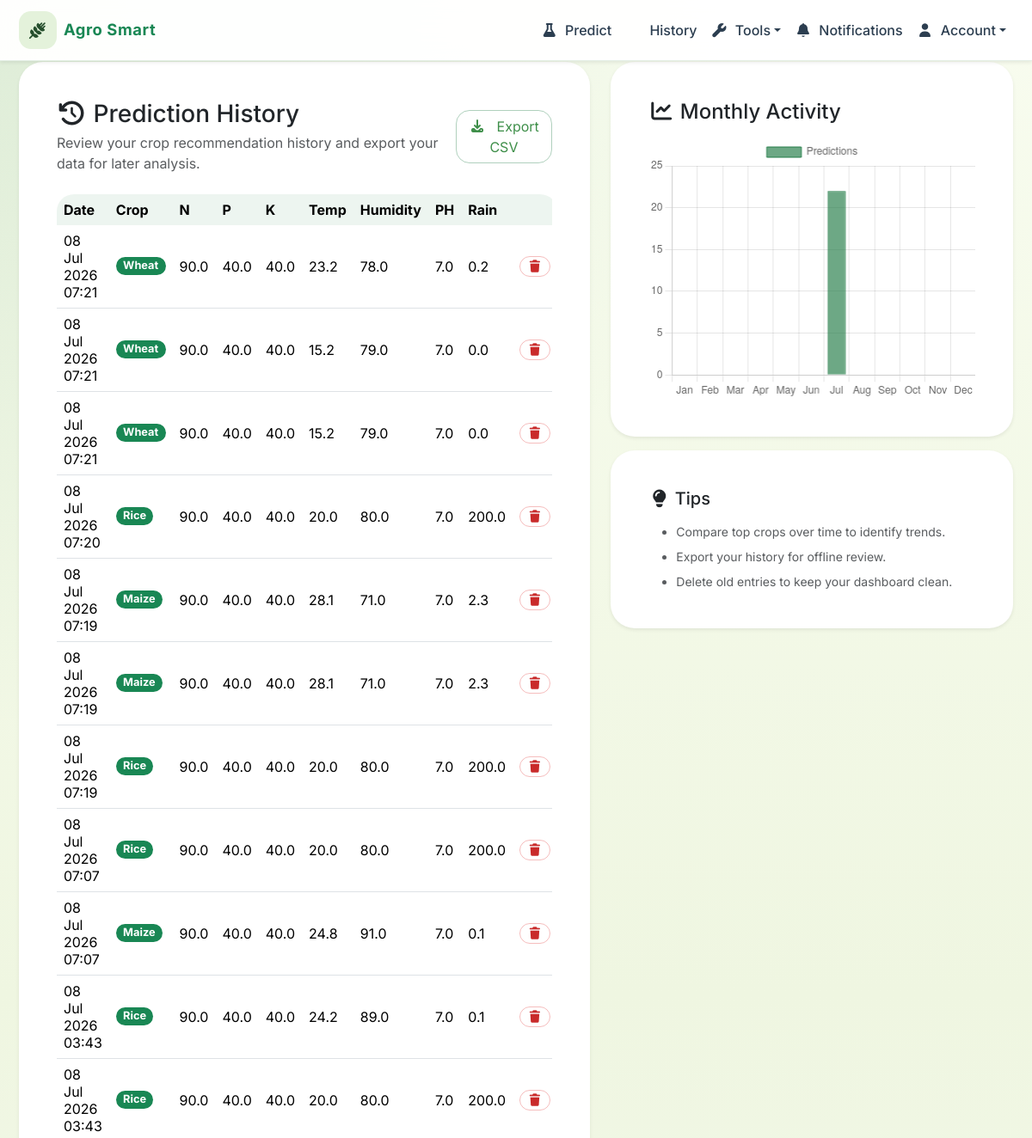
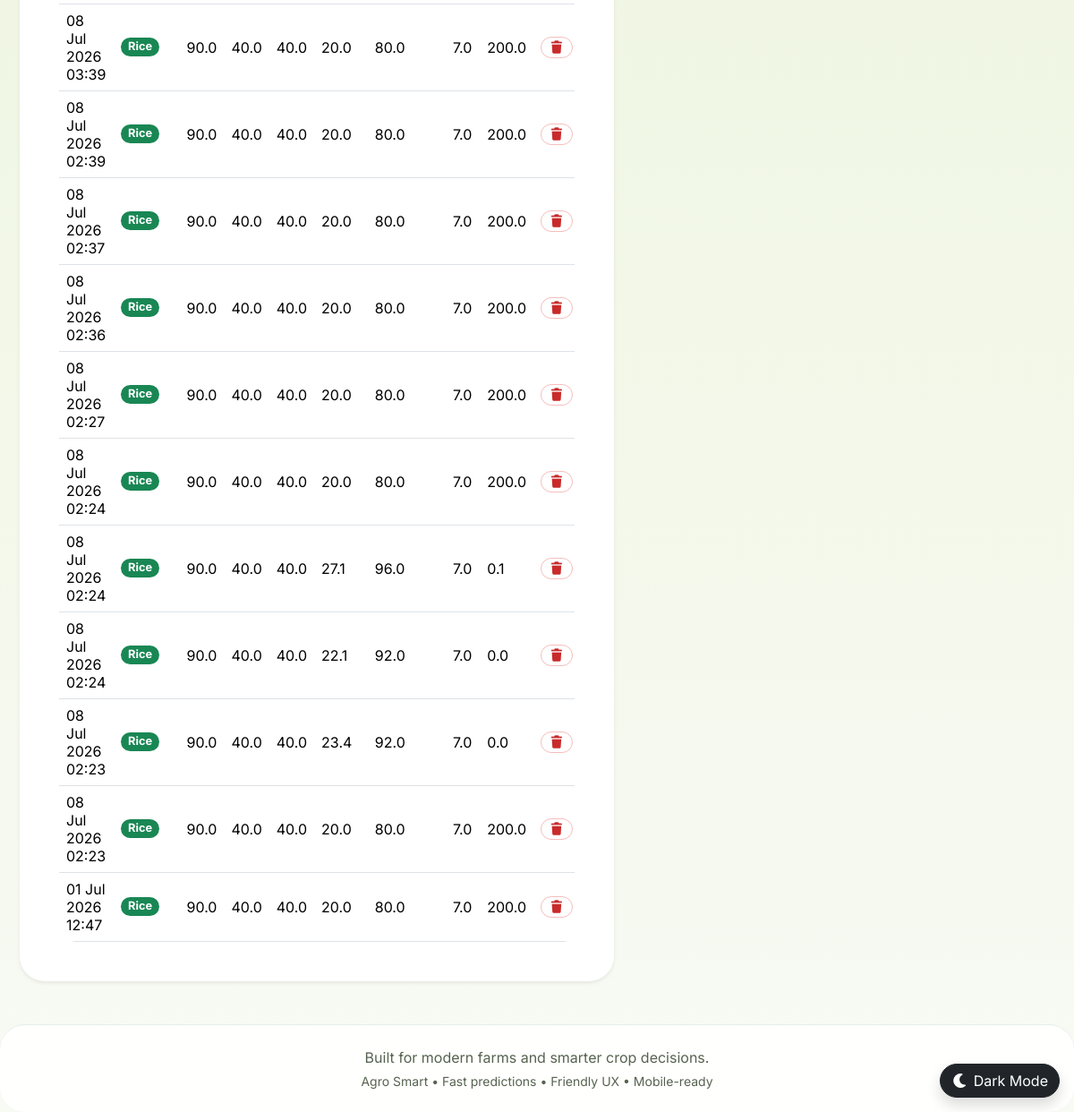
Screenshot of /history/ (signed in) with the database file from the repository (2 pictures, top to bottom).
### recommender/models.py (models this page shows, shortened)
class Prediction(models.Model):
    user = models.ForeignKey(User, on_delete=models.CASCADE, related_name='predictions')
    N = models.FloatField()
    P = models.FloatField()
    K = models.FloatField()
    temperature = models.FloatField()
    humidity = models.FloatField()
    ph = models.FloatField()
    rainfall = models.FloatField()
    predicted_label = models.CharField(max_length=100)
    created_at = models.DateTimeField(auto_now_add=True)
    class Meta:
        ordering = ['-created_at']

### recommender/views.py (the view)
# urls.py: path('history/', user_history_view, name='user_history'),
@login_required
def user_history_view(request):
    predictions = Prediction.objects.filter(user=request.user)
    monthly_data = predictions.values_list('created_at__month').annotate(count=models.Count('id')).order_by('created_at__month')
    monthly_labels = ['Jan', 'Feb', 'Mar', 'Apr', 'May', 'Jun', 'Jul', 'Aug', 'Sep', 'Oct', 'Nov', 'Dec']
    monthly_counts = [0] * 12
    for month, count in monthly_data:
        monthly_counts[month - 1] = count
    return render(request, "history.html", locals())

### recommender/context_processors.py (called while the page is built)
def unread_notifications(request):
    count = 0
    if request.user.is_authenticated:
        count = request.user.notifications.filter(is_read=False).count()
    return {'unread_notifications_count': count}

def language_context(request):
    preferred_language = 'en'
    if request.user.is_authenticated:
        try:
            profile = request.user.userprofile
        except UserProfile.DoesNotExist:
            profile = UserProfile.objects.filter(user=request.user).first()
        if profile and profile.preferred_language:
            preferred_language = profile.preferred_language
    return {'preferred_language': preferred_language}

### recommender/templatetags/translation_tags.py (called while the page is built)
@register.simple_tag(takes_context=True)
def tr(context, text):
    lang = context.get('preferred_language', 'en')
    if lang == 'ne':
        return mark_safe(TRANSLATIONS['ne'].get(text, text))
    return text

### recommender/templates/history.html (shortened to what this page needs)
﻿{% extends "base.html" %}
{% load static translation_tags %}
{% block content %}
<div class="row g-4">
    <div class="col-lg-7">
        <div class="card panel-card shadow-sm border-0">
            <div class="card-body">
                <div class="d-flex flex-column flex-md-row justify-content-between align-items-start align-items-md-center mb-4 gap-3">
                    <div>
                        <h3 class="mb-1"><i class="fa-solid fa-clock-rotate-left"></i> {% tr "Prediction History" %}</h3>
                        <p class="text-muted mb-0">{% tr "Review your crop recommendation history and export your data for later analysis." %}</p>
                    </div>
                    <a href="{% url 'export_user_predictions_csv' %}" class="btn btn-outline-success"><i class="fa-solid fa-download me-2"></i> {% tr "Export CSV" %}</a>
                </div>
                <div class="table-responsive">
                    <table class="table align-middle mb-0">
                        <thead>
                            <tr>
                                <th>{% tr "Date" %}</th>
                                <th>{% tr "Crop" %}</th>
                                <th>{% tr "N" %}</th>
                                <th>{% tr "P" %}</th>
                                <th>{% tr "K" %}</th>
                                <th>{% tr "Temp" %}</th>
                                <th>{% tr "Humidity" %}</th>
                                <th>{% tr "PH" %}</th>
                                <th>{% tr "Rain" %}</th>
                                <th></th>
                            </tr>
                        </thead>
                        <tbody>
                            {% for p in predictions %}
                            <tr>
                                <td>{{ p.created_at|date:"d M Y H:i" }}</td>
                                <td><span class="badge bg-success">{{ p.predicted_label|title }}</span></td>
                                <td>{{ p.N }}</td>
                                <td>{{ p.P }}</td>
                                <td>{{ p.K }}</td>
                                <td>{{ p.temperature }}</td>
                                <td>{{ p.humidity }}</td>
                                <td>{{ p.ph }}</td>
                                <td>{{ p.rainfall }}</td>
                                <td>
                                    <a href="{% url 'user_delete_prediction' p.id %}" class="btn btn-sm btn-outline-danger" onclick="return confirm('{% tr "Are you sure you want to delete it?" %}')"><i class="fa-solid fa-trash"></i></a>
                                </td>
                            </tr>
                            {% empty %}
                            <tr>
                                <td colspan="10" class="text-center text-muted py-4">{% tr "No prediction history available yet." %}</td>
                            </tr>
                            {% endfor %}
                        </tbody>
                    </table>
                </div>
            </div>
        </div>
    </div>
    <div class="col-lg-5">
        <div class="card panel-card shadow-sm border-0">
            <div class="card-body">
                <h4 class="mb-3"><i class="fa-solid fa-chart-line"></i> {% tr "Monthly Activity" %}</h4>
                <canvas id="historyChart" height="240"></canvas>
            </div>
        </div>
        <div class="card panel-card shadow-sm border-0 mt-3">
            <div class="card-body">
                <h5 class="mb-3"><i class="fa-solid fa-lightbulb"></i> {% tr "Tips" %}</h5>
                <ul class="small text-muted mb-0">
                    <li class="mb-2">{% tr "Compare top crops over time to identify trends." %}</li>
                    <li class="mb-2">{% tr "Export your history for offline review." %}</li>
                    <li>{% tr "Delete old entries to keep your dashboard clean." %}</li>
                </ul>
            </div>
        </div>
    </div>
</div>
<script>
const historyCtx = document.getElementById('historyChart')?.getContext('2d');
if (historyCtx) {
    new Chart(historyCtx, {
        type: 'bar',
        data: {
            labels: {{ monthly_labels|safe }},
            datasets: [{
                label: '{% tr "Predictions" %}',
                data: {{ monthly_counts|safe }},
                backgroundColor: 'rgba(31, 122, 68, 0.65)',
                borderColor: 'rgba(31, 122, 68, 0.95)',
                borderWidth: 1
            }]
        },
        options: {
            responsive: true,
            scales: {
                y: {
                    beginAtZero: true,
                    ticks: { precision: 0 }
                }
            }
        }
    });
}
</script>
{% endblock %}

### recommender/templates/base.html (shortened to what this page needs)
﻿<!DOCTYPE html>
{% load translation_tags %}
<html lang="{{ preferred_language|default:'en' }}">
<head>
    <link href="https://cdn.jsdelivr.net/npm/bootstrap@5.3.8/dist/css/bootstrap.min.css" rel="stylesheet">
    <link rel="stylesheet" href="https://cdnjs.cloudflare.com/ajax/libs/font-awesome/7.0.1/css/all.min.css" />
    <link rel="stylesheet" href="/static/css/style.css">
</head>
<body>
    <nav class="navbar navbar-expand-lg navbar-light fixed-top shadow-sm">
      <div class="container-xl">
        <a class="navbar-brand fw-bold text-success d-flex align-items-center gap-2" href="{% url 'home' %}">
          <span class="brand-mark"><i class="fa-solid fa-wheat-awn"></i></span>
          <span>Agro Smart</span>
        </a>
        <div class="collapse navbar-collapse" id="navbarSupportedContent">
          <ul class="navbar-nav ms-auto align-items-lg-center">
            {% if user.is_authenticated and not user.is_staff %}
            <li class="nav-item"><a class="nav-link" href="{% url 'predict' %}"><i class="fa-solid fa-flask me-1"></i> {% tr "Predict" %}</a></li>
            <li class="nav-item"><a class="nav-link" href="{% url 'user_history' %}"> {% tr "History" %}</a></li>
            <li class="nav-item dropdown">
              <a class="nav-link dropdown-toggle" href="#" id="toolsDropdown" role="button" data-bs-toggle="dropdown" aria-expanded="false"><i class="fa-solid fa-wrench me-1"></i> {% tr "Tools" %}</a>
            </li>
            <li class="nav-item">
              <a class="nav-link" href="{% url 'notifications' %}"><i class="fa-solid fa-bell me-1"></i> {% tr "Notifications" %}</a>
            </li>
            <li class="nav-item dropdown">
              <a class="nav-link dropdown-toggle" href="#" id="accountDropdown" role="button" data-bs-toggle="dropdown" aria-expanded="false"><i class="fa-solid fa-user me-1"></i> {% tr "Account" %}</a>
            </li>
            {% endif %}
          </ul>
        </div>
      </div>
    </nav>
    <main class="container-xl py-5">
        {% block content %}{% endblock %}
    </main>
    <footer class="footer text-center py-4">
        <div class="container-xl">
            <p class="mb-1">{% tr "Built for modern farms and smarter crop decisions." %}</p>
            <small>{% tr "Agro Smart" %} • {% tr "Fast predictions" %} • {% tr "Friendly UX" %} • {% tr "Mobile-ready" %}</small>
        </div>
    </footer>
    <div class="position-fixed bottom-0 end-0 p-3" style="z-index: 1080;">
        <button id="themeToggle" class="btn btn-dark rounded-pill shadow theme-toggle"><i class="fa-solid fa-moon"></i> {% tr "Dark Mode" %}</button>
    </div>
</body>
</html>

### recommender/static/css/style.css (style rules this page uses)
* { box-sizing: border-box; }
html { scroll-behavior: smooth; }
body { margin: 0; min-height: 100vh; font-family: 'Inter', system-ui, -apple-system, BlinkMacSystemFont, 'Segoe UI', sans-serif; color: var(--text); background: radial-gradient(circle at top left, rgba(63, 143, 74, 0.14), transparent 30%), linear-gradient(180deg, #f8fcef 0%, #eff6e1 45%, #f8faf4 100%); }
main { padding: 6.5rem 0 4rem; }
.navbar { background: rgba(255,255,255,0.95); border-bottom: 1px solid rgba(63, 143, 74, 0.14); backdrop-filter: blur(18px); }
.navbar-brand { font-size: 1.15rem; letter-spacing: 0.03em; }
.navbar-nav .nav-link { color: #2c3e50; font-weight: 500; padding: 0.7rem 0.9rem; }
.brand-mark { width: 44px; height: 44px; border-radius: 14px; display: inline-flex; align-items: center; justify-content: center; background: var(--brand-soft); color: var(--brand-dark); }
.hero-card, .auth-card, .panel-card, .feature-card, .stat-tile, .glass-panel, .dashboard-metric, footer, .card { border-radius: var(--radius); }
.hero-card, .auth-card, .panel-card, .feature-card, .stat-tile, .glass-panel, .card, .alert, .list-group-item { background: var(--surface); border: 1px solid var(--border); }
.hero-card, .auth-card, .panel-card, .feature-card, .stat-tile, .glass-panel, .card { box-shadow: var(--shadow); }
.section-copy, .text-muted, .page-note, .hero-copy, .feature-card p, .auth-aside p, .glass-panel p, .footer { color: var(--muted); }
.btn { border-radius: 1rem; transition: transform 0.2s ease, box-shadow 0.2s ease, background-color 0.2s ease, border-color 0.2s ease; }
.btn-outline-success { color: var(--brand); border-color: rgba(31, 122, 68, 0.35); }
.btn-outline-danger { color: #c92a2a; border-color: rgba(220, 38, 38, 0.3); }
.container-xl, .container { max-width: 1180px; }
.table { border-radius: 1.25rem; overflow: hidden; background: #ffffff; }
.table thead th { background: rgba(31, 122, 68, 0.08); border-bottom: none; }
.table td, .table th { border-top: none; vertical-align: middle; }
.panel-card { padding: 1.75rem; }
.badge { border-radius: 0.85rem; font-size: 0.8rem; }
.theme-toggle { border-radius: 999px; }
.footer { background: rgba(255, 255, 255, 0.90); border-top: 1px solid rgba(31, 122, 68, 0.12); }
.footer small { color: var(--muted); }

### rows the page displays
Prediction: created_at "08 Jul 2026 07:21", predicted_label "Wheat", N "90.0", P "40.0", K "40.0", temperature "23.2", humidity "78.0", ph "7.0", rainfall "0.2"
Prediction: created_at "08 Jul 2026 07:21", predicted_label "Wheat", N "90.0", P "40.0", K "40.0", temperature "15.2", humidity "79.0", ph "7.0", rainfall "0.0"
Prediction: created_at "08 Jul 2026 07:21", predicted_label "Wheat", N "90.0", P "40.0", K "40.0", temperature "15.2", humidity "79.0", ph "7.0", rainfall "0.0"
Prediction: created_at "08 Jul 2026 07:20", predicted_label "Rice", N "90.0", P "40.0", K "40.0", temperature "20.0", humidity "80.0", ph "7.0", rainfall "200.0"
Prediction: created_at "08 Jul 2026 07:19", predicted_label "Maize", N "90.0", P "40.0", K "40.0", temperature "28.1", humidity "71.0", ph "7.0", rainfall "2.3"
Prediction: created_at "08 Jul 2026 07:19", predicted_label "Maize", N "90.0", P "40.0", K "40.0", temperature "28.1", humidity "71.0", ph "7.0", rainfall "2.3"
Prediction: created_at "08 Jul 2026 07:19", predicted_label "Rice", N "90.0", P "40.0", K "40.0", temperature "20.0", humidity "80.0", ph "7.0", rainfall "200.0"
Prediction: created_at "08 Jul 2026 07:07", predicted_label "Rice", N "90.0", P "40.0", K "40.0", temperature "20.0", humidity "80.0", ph "7.0", rainfall "200.0"
Prediction: created_at "08 Jul 2026 07:07", predicted_label "Maize", N "90.0", P "40.0", K "40.0", temperature "24.8", humidity "91.0", ph "7.0", rainfall "0.1"
Prediction: created_at "08 Jul 2026 03:43", predicted_label "Rice", N "90.0", P "40.0", K "40.0", temperature "24.2", humidity "89.0", ph "7.0", rainfall "0.1"
Prediction: created_at "08 Jul 2026 03:43", predicted_label "Rice", N "90.0", P "40.0", K "40.0", temperature "20.0", humidity "80.0", ph "7.0", rainfall "200.0"
Prediction: created_at "08 Jul 2026 03:39", predicted_label "Rice", N "90.0", P "40.0", K "40.0", temperature "20.0", humidity "80.0", ph "7.0", rainfall "200.0"
Prediction: created_at "08 Jul 2026 02:39", predicted_label "Rice", N "90.0", P "40.0", K "40.0", temperature "20.0", humidity "80.0", ph "7.0", rainfall "200.0"
Prediction: created_at "08 Jul 2026 02:37", predicted_label "Rice", N "90.0", P "40.0", K "40.0", temperature "20.0", humidity "80.0", ph "7.0", rainfall "200.0"
Prediction: created_at "08 Jul 2026 02:36", predicted_label "Rice", N "90.0", P "40.0", K "40.0", temperature "20.0", humidity "80.0", ph "7.0", rainfall "200.0"
Prediction: created_at "08 Jul 2026 02:27", predicted_label "Rice", N "90.0", P "40.0", K "40.0", temperature "20.0", humidity "80.0", ph "7.0", rainfall "200.0"
Prediction: created_at "08 Jul 2026 02:24", predicted_label "Rice", N "90.0", P "40.0", K "40.0", temperature "20.0", humidity "80.0", ph "7.0", rainfall "200.0"
Prediction: created_at "08 Jul 2026 02:24", predicted_label "Rice", N "90.0", P "40.0", K "40.0", temperature "27.1", humidity "96.0", ph "7.0", rainfall "0.1"
Prediction: created_at "08 Jul 2026 02:24", predicted_label "Rice", N "90.0", P "40.0", K "40.0", temperature "22.1", humidity "92.0", ph "7.0", rainfall "0.0"
Prediction: created_at "08 Jul 2026 02:23", predicted_label "Rice", N "90.0", P "40.0", K "40.0", temperature "23.4", humidity "92.0", ph "7.0", rainfall "0.0"
Prediction: created_at "08 Jul 2026 02:23", predicted_label "Rice", N "90.0", P "40.0", K "40.0", temperature "20.0", humidity "80.0", ph "7.0", rainfall "200.0"
Prediction: created_at "01 Jul 2026 12:47", predicted_label "Rice", N "90.0", P "40.0", K "40.0", temperature "20.0", humidity "80.0", ph "7.0", rainfall "200.0"

### other values shown
chart data {{ monthly_labels|safe }} ['Jan', 'Feb', 'Mar', 'Apr', 'May', 'Jun', 'Jul', 'Aug', 'Sep', 'Oct', 'Nov', 'Dec']
chart data {{ monthly_counts|safe }} [0, 0, 0, 0, 0, 0, 22, 0, 0, 0, 0, 0]
